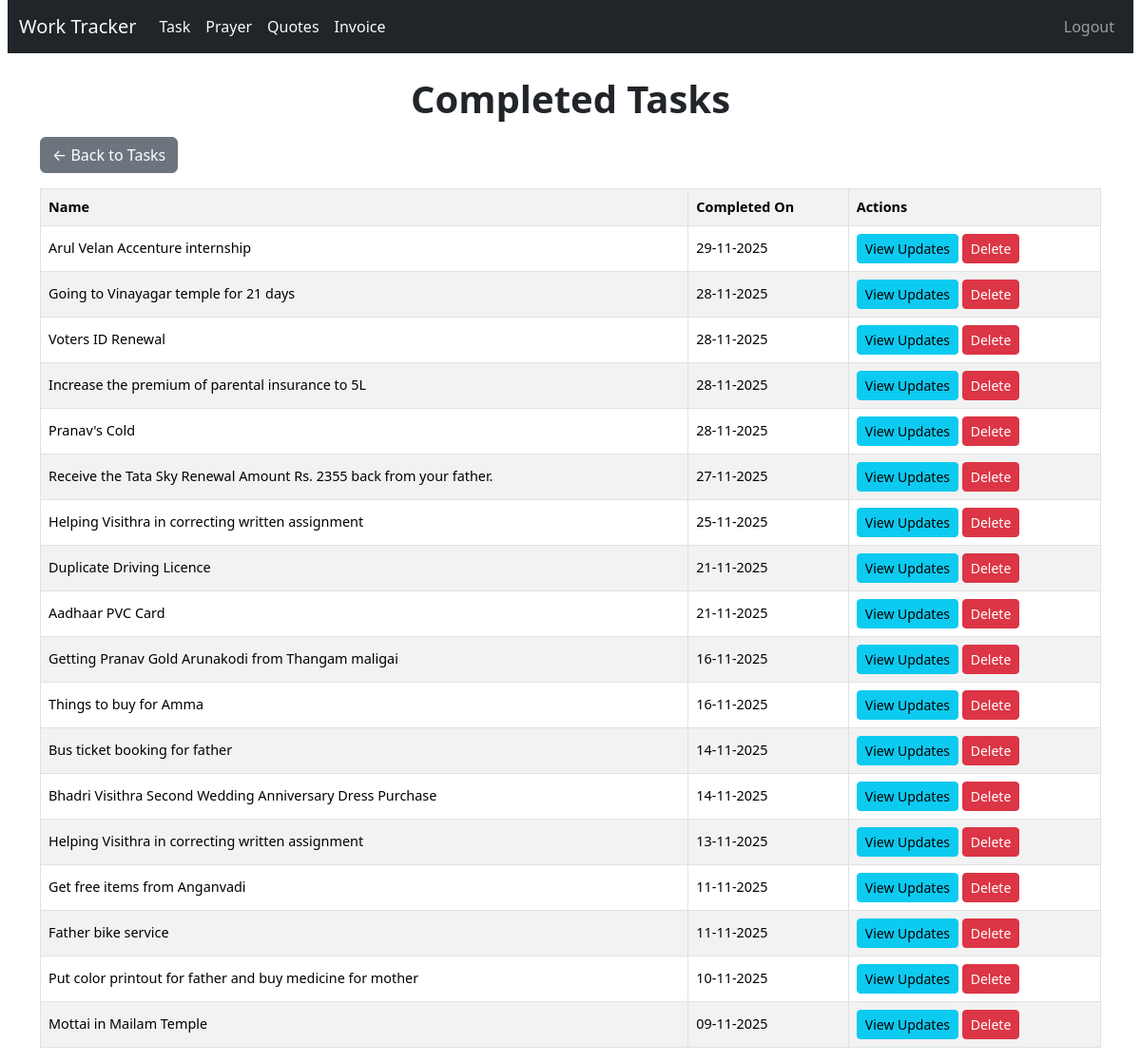
/history/ (signed in), run on an earlier commit of the app's database.
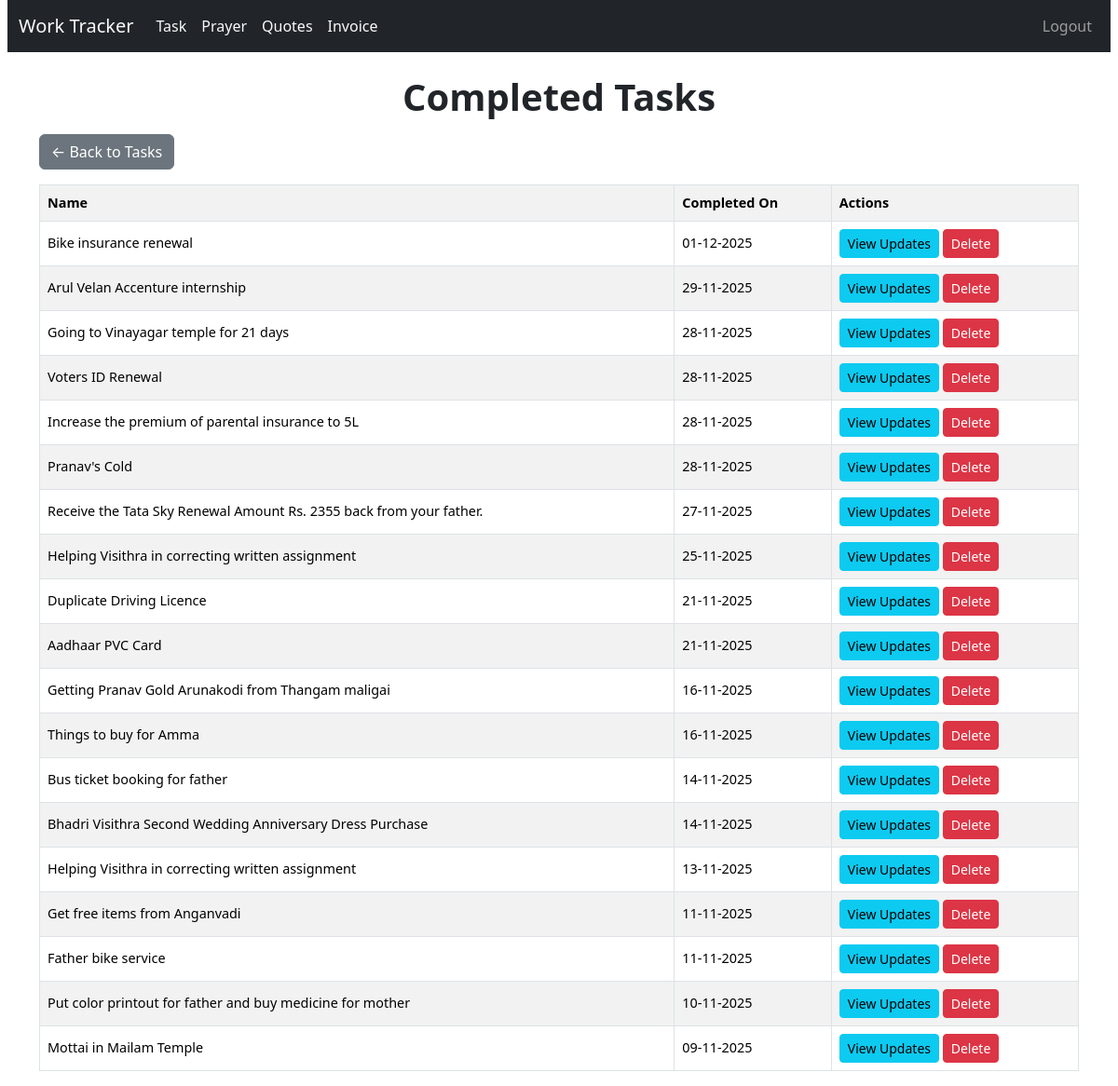
And on a later commit of the database.
### tracker/models.py (models this page shows, shortened)
class Task(models.Model):
    STATUS_CHOICES = [
        ('Opened', 'Opened'),
        ('InProgress', 'In Progress'),
        ('Completed', 'Completed'),
    ]
    name = models.CharField(max_length=200)
    status = models.CharField(max_length=20, choices=STATUS_CHOICES, default='Opened')
    task_type = models.ForeignKey(TaskType, on_delete=models.CASCADE)
    started_date = models.DateField(default=timezone.now, null=True, blank=True)
    created_date = models.DateField(auto_now_add=True)
    updated_date = models.DateField(auto_now=True)
    completed_date = models.DateField(null=True, blank=True)
    target_date = models.DateField(default=timezone.now, null=True, blank=True)
    is_bookmark = models.BooleanField(default=False)
    is_private = models.BooleanField(default=False)
    is_hold = models.BooleanField(default=False)

### tracker/views.py (the view)
# urls.py: path('history/', views.TaskHistoryView.as_view(), name='task_history'),
class TaskHistoryView(LoginRequiredMixin, ListView):
    model = Task
    template_name = 'tracker/task_history.html'
    context_object_name = 'tasks'
    queryset = Task.objects.filter(status='Completed').order_by('-completed_date')

### templates/tracker/task_history.html
{% extends 'base.html' %}
{% block content %}
<h1>Completed Tasks</h1>
<a href="{% url 'tracker:task_list' %}" class="btn btn-secondary mb-3">← Back to Tasks</a>
<div class="table-responsive">
<table class="table table-striped table-bordered align-middle text-nowrap">
  <tr>
    <th>Name</th>
    <th>Completed On</th>
    <th>Actions</th>
  </tr>
  {% for task in tasks %}
  <tr>
    <td>{{ task.name }}</td>
    <td>{{ task.completed_date|date:"d-m-Y" }}</td>
    <td>
      <a href="{% url 'tracker:update_list' task.id %}" class="btn btn-sm btn-info">View Updates</a>
      <a href="{% url 'tracker:task_delete' task.id %}" class="btn btn-sm btn-danger">Delete</a>
    </td>
  </tr>
  {% empty %}
  <tr><td colspan="4" class="text-center">No completed tasks yet.</td></tr>
  {% endfor %}
</table>
</div>
{% endblock %}

What changed in the data, as far as the page shows it:
now on this page (row edited): Task: name "Bike insurance renewal", completed_date "01-12-2025"
